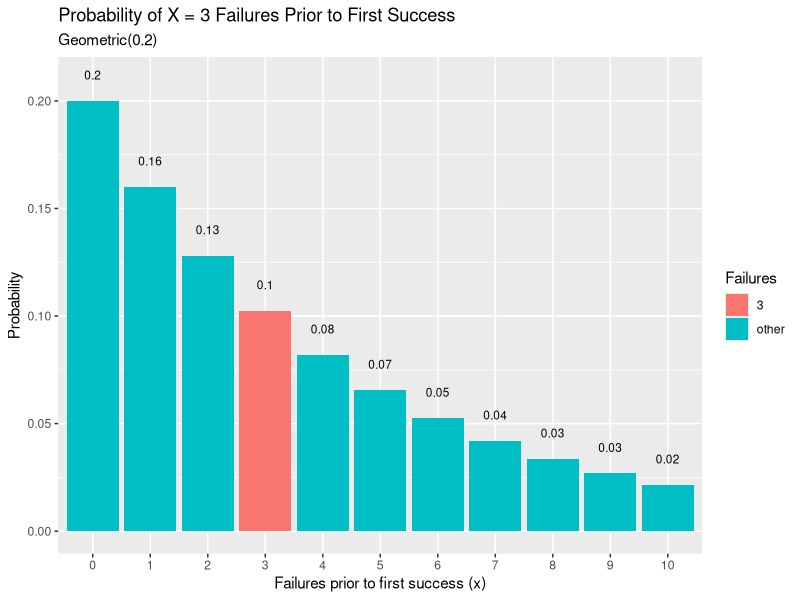

Write R code to recreate this figure.
library(dplyr)
library(ggplot2)

# 1.a
p <- 0.2
x <- 3

P_X <- dgeom(x, prob = p)
print(P_X)

# 1.b
set.seed(0)
n <- 10000
data <- rgeom(n, prob = p)
sim_P_X <- mean(data == 3)
print(sim_P_X)

# 1.d
X <- 3
data.frame(x = 0:10, prob = dgeom(x = 0:10, prob = p)) %>%
mutate(Failures = ifelse(x == X, X, "other")) %>%
ggplot(aes(x = factor(x), y = prob, fill = Failures)) +
geom_col() +
geom_text(
  aes(label = round(prob,2), y = prob + 0.01),
  position = position_dodge( 0.9),
  size = 3,
  vjust = 0
) +
labs(title = "Probability of X = 3 Failures Prior to First Success",
     subtitle = "Geometric(0.2)",
     x = "Failures prior to first success (x)",
     y = "Probability")

# 1.e
data_mean <- (1-p)/p
print(data_mean)

data_variance <- (1 - p)/p^2
print(data_variance)